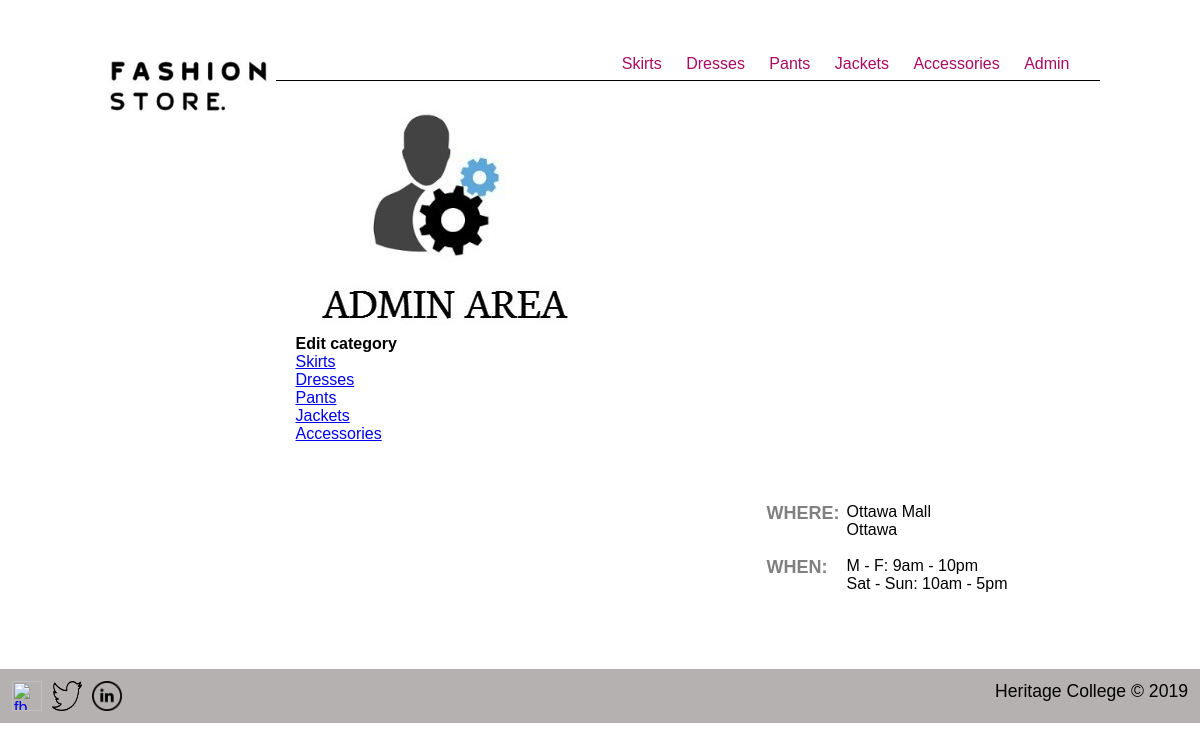
Screenshot of /index.php?page=editcategoryselect (signed in) with the database file from the repository.
### tables this page shows
CREATE TABLE `category` (
  `categoryID` int(1) NOT NULL,
  `name` varchar(30) NOT NULL
);

### editcategoryselect.php (the view, shortened to what this page needs)
<div>
    <img src="./img/AA.jpg" alt="admin" title="admin">
</div>
<?php
include("dbconnect.php");
$editcat_sql = "SELECT * FROM category";
$editcat_query = mysqli_query($dbconnect, $editcat_sql);
$editcat_rs = mysqli_fetch_assoc($editcat_query);
?>
<h1>Edit category</h1>
<?php do { ?>
<p><a href="index.php?page=editcategory&categoryID=<?php echo $editcat_rs['categoryID']; ?>"><?php echo $editcat_rs['name']; ?></a></p>
<?php
} while ($editcat_rs = mysqli_fetch_assoc($editcat_query)) ?>

### header.php
<div class="header">
    <div class="logo">
        <a href="index.php"><img src="images/logo.jpg" alt="Chic Clothing logo" /></a>
    </div>
    <div class="navigation">
        <?php
		$cat_sql = "SELECT * FROM category";
		$cat_query = mysqli_query($dbconnect, $cat_sql);
		$cat_rs = mysqli_fetch_assoc($cat_query);
		?>
        <p><?php
			do { ?>
            <a href="index.php?page=category&categoryID=<?php echo $cat_rs['categoryID']; ?>"><?php echo $cat_rs['name']; ?></a>
            <?php
		} while ($cat_rs = mysqli_fetch_assoc($cat_query))
			?>
            <a href="index.php?page=admin">Admin</a>
        </p>
    </div>
</div>

### css/styles.css (style rules this page uses)
* { margin:0px; padding:0px; }
body { font-family:Arial, Helvetica, sans-serif; }
p { font-family:Arial, Helvetica, sans-serif; }
.header { width:999px; height:80px; border-bottom-width:1px; border-bottom-color:black; border-bottom-style:solid; }
.logo { float:left; }
.navigation { float:right; margin-top:55px; margin-right:20px; }
.navigation a:link { text-decoration:none; color:rgb(168, 11, 97); font-family:Arial, Helvetica, sans-serif; margin: 0px 10px 0px 10px; }
h1 { font-family:Arial, Helvetica, sans-serif; font-size: 16px; font-weight: bold; }

### rows the page displays
category: name "Skirts"
category: name "Dresses"
category: name "Pants"
category: name "Jackets"
category: name "Accessories"
